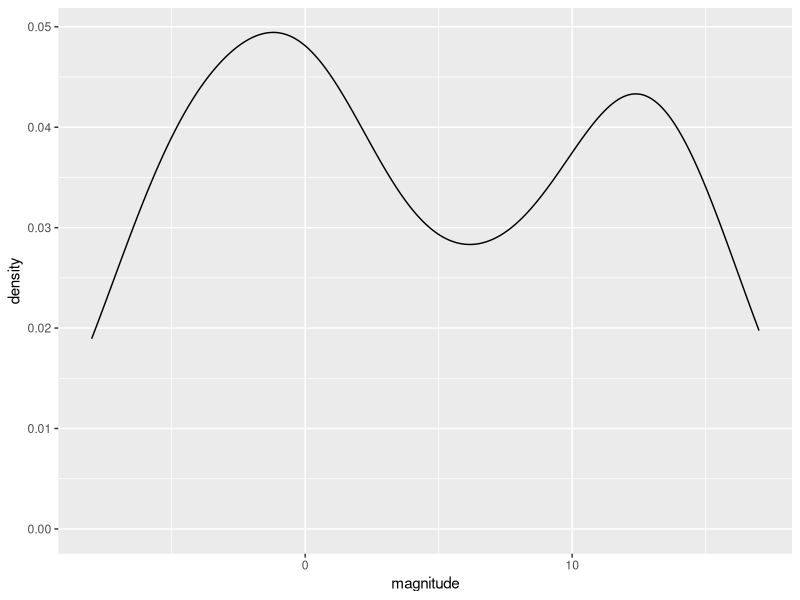

This chart was generated by the following R code:
library(tidyverse)
library(dslabs)
library(lattice)
library(ggrepel)
data(stars)
options(digits = 3)   # report 3 significant digits


# What is the mean magnitude?
magnitude_mean  <- mean(stars$magnitude)

# What is the standard deviation of magnitude?
magnitude_sd <- sd(stars$magnitude)


# Make a density plot of the magnitude.
#  How many peaks are there in the data?

stars |> ggplot(aes(magnitude)) + 
  geom_density()
